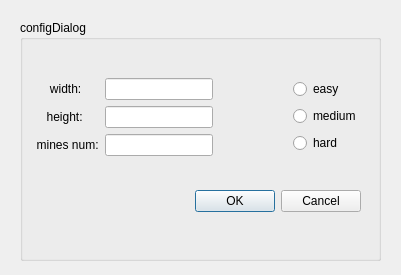
<?xml version="1.0" encoding="UTF-8"?>
<ui version="4.0">
 <class>configDialog</class>
 <widget class="QDialog" name="configDialog">
  <property name="geometry">
   <rect>
    <x>0</x>
    <y>0</y>
    <width>401</width>
    <height>275</height>
   </rect>
  </property>
  <property name="windowTitle">
   <string>Dialog</string>
  </property>
  <widget class="QGroupBox" name="groupBox">
   <property name="geometry">
    <rect>
     <x>20</x>
     <y>20</y>
     <width>361</width>
     <height>241</height>
    </rect>
   </property>
   <property name="title">
    <string>configDialog</string>
   </property>
   <widget class="QWidget" name="verticalLayoutWidget">
    <property name="geometry">
     <rect>
      <x>10</x>
      <y>30</y>
      <width>331</width>
      <height>191</height>
     </rect>
    </property>
    <layout class="QVBoxLayout" name="verticalLayout">
     <item>
      <layout class="QHBoxLayout" name="horizontalLayout">
       <item>
        <layout class="QVBoxLayout" name="verticalLayout_4">
         <item>
          <widget class="QLabel" name="label">
           <property name="text">
            <string>      width:</string>
           </property>
          </widget>
         </item>
         <item>
          <widget class="QLabel" name="label_2">
           <property name="text">
            <string>     height:</string>
           </property>
          </widget>
         </item>
         <item>
          <widget class="QLabel" name="label_3">
           <property name="text">
            <string>  mines num:</string>
           </property>
          </widget>
         </item>
        </layout>
       </item>
       <item>
        <layout class="QVBoxLayout" name="verticalLayout_3">
         <item>
          <widget class="QLineEdit" name="widthEdit"/>
         </item>
         <item>
          <widget class="QLineEdit" name="heightEdit"/>
         </item>
         <item>
          <widget class="QLineEdit" name="minesEdit"/>
         </item>
        </layout>
       </item>
       <item>
        <spacer name="horizontalSpacer">
         <property name="orientation">
          <enum>Qt::Horizontal</enum>
         </property>
         <property name="sizeHint" stdset="0">
          <size>
           <width>40</width>
           <height>20</height>
          </size>
         </property>
        </spacer>
       </item>
       <item>
        <layout class="QVBoxLayout" name="verticalLayout_2">
         <item>
          <widget class="QRadioButton" name="easyButton">
           <property name="text">
            <string>easy</string>
           </property>
          </widget>
         </item>
         <item>
          <widget class="QRadioButton" name="mediumButton">
           <property name="text">
            <string>medium</string>
           </property>
          </widget>
         </item>
         <item>
          <widget class="QRadioButton" name="hardButton">
           <property name="text">
            <string>hard</string>
           </property>
          </widget>
         </item>
        </layout>
       </item>
      </layout>
     </item>
     <item>
      <widget class="QDialogButtonBox" name="buttonBox">
       <property name="orientation">
        <enum>Qt::Horizontal</enum>
       </property>
       <property name="standardButtons">
        <set>QDialogButtonBox::Cancel|QDialogButtonBox::Ok</set>
       </property>
      </widget>
     </item>
    </layout>
   </widget>
  </widget>
 </widget>
 <resources/>
 <connections>
  <connection>
   <sender>buttonBox</sender>
   <signal>accepted()</signal>
   <receiver>configDialog</receiver>
   <slot>accept()</slot>
   <hints>
    <hint type="sourcelabel">
     <x>248</x>
     <y>254</y>
    </hint>
    <hint type="destinationlabel">
     <x>157</x>
     <y>274</y>
    </hint>
   </hints>
  </connection>
  <connection>
   <sender>buttonBox</sender>
   <signal>rejected()</signal>
   <receiver>configDialog</receiver>
   <slot>reject()</slot>
   <hints>
    <hint type="sourcelabel">
     <x>316</x>
     <y>260</y>
    </hint>
    <hint type="destinationlabel">
     <x>286</x>
     <y>274</y>
    </hint>
   </hints>
  </connection>
 </connections>
</ui>
